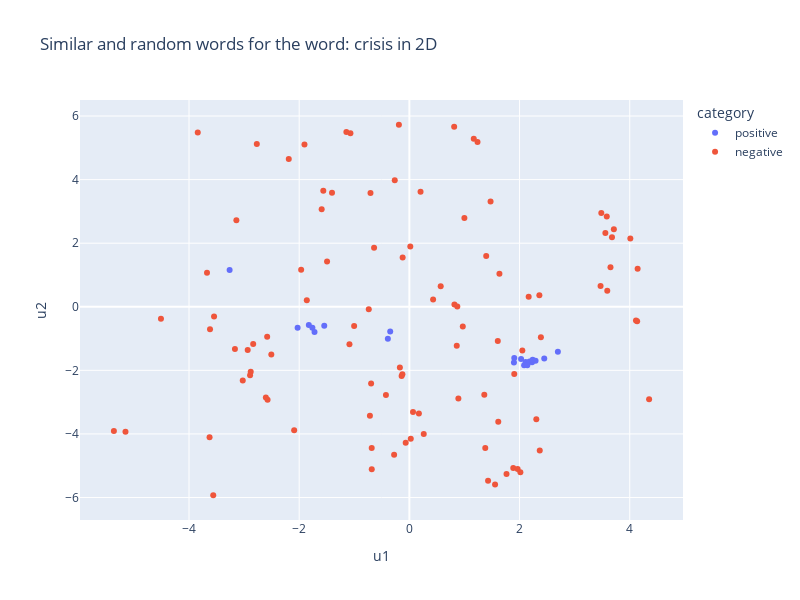

This figure's notebook cell:
### Markdown cell above
Now, we combine these techniques and plot two dimensional representations for similar and random words. In the example below, we look for the $20$ most similar words of the word "crisis". We generate two dimensional representations for the corresponding word vectors by transforming the original $300$ dimensional vectors with the umap dimensionality reduction model. The same thing is done for $100$ randomly selected words. The resulting vectors can be viszalized in the scatter plot below.

### Code cell
import plotly.express as px

def plot_similar_words_2d(word, n_words, word_vectors, reducer, rnd_state = 42):
    most_sim_words = word_vectors.most_similar(word, topn = n_words)
    positive_words = [element[0] for element in most_sim_words]
    positive_words_2d = reducer.transform(word_vectors[positive_words])
    positive_words_2d_df = pd.DataFrame(positive_words_2d, index = positive_words, columns = ["u1", "u2"])
    positive_words_2d_df.loc[:, "category"] = "positive"

    positive_indices = [word_vectors.key_to_index[positive_word] for positive_word in positive_words]
    negative_indices = [i for i in range(len(word_vectors)) if not(i in positive_indices)]
    np.random.seed(rnd_state)
    negative_words_indices = np.random.choice(negative_indices, 5 * n_words, replace = False).tolist()
    negative_words = [word_vectors.index_to_key[negative_words_index] for negative_words_index in negative_words_indices]
    negative_words_2d = reducer.transform(word_vectors[negative_words_indices])
    negative_words_2d_df = pd.DataFrame(negative_words_2d, index = negative_words, columns = ["u1", "u2"])
    negative_words_2d_df.loc[:, "category"] = "negative"

    words_2d = pd.concat((positive_words_2d_df, negative_words_2d_df))

    fig = px.scatter(words_2d, x = "u1", y = "u2", color = "category", hover_name = words_2d.index, width = 800, height = 600, title = f"Similar and random words for the word: {word} in 2D")
    return fig

fig = plot_similar_words_2d("crisis", 20, google_word_vectors, dim_reducer)
fig.show()

### Figure 1 — Plotly figure (JSON) as saved in the notebook; plotly's stock layout.template omitted (floating-point values rounded to 4 significant figures)
{"data": [{"hovertemplate": "<b>%{hovertext}</b><br><br>category=positive<br>u1=%{x}<br>u2=%{y}<extra></extra>", "hovertext": ["crises", "turmoil", "meltdown", "credit_crunch", "crisis.The", "recession", "downturn", "subprime_mortgage_crisis", "economic_downturn", "liquidity_crunch", "crisi", "upheaval", "turmoil_engulfing", "crunch", "calamity", "contagion", "malaise_gripping", "upheavals", "subprime_mortgage_meltdown", "recesssion"], "legendgroup": "positive", "marker": {"color": "#636efa", "symbol": "circle"}, "mode": "markers", "name": "positive", "orientation": "v", "showlegend": true, "type": "scatter", "x": [-1.76, -1.722, 2.083, 2.11, 2.448, 2.028, 2.183, 2.227, 1.898, 2.696, -3.263, -1.825, -1.545, -0.3479, -0.3906, 2.238, 1.904, -2.029, 2.14, 2.291], "xaxis": "x", "y": [-0.6567, -0.7908, -1.838, -1.738, -1.629, -1.641, -1.719, -1.744, -1.754, -1.418, 1.155, -0.5772, -0.5994, -0.7785, -1.005, -1.666, -1.614, -0.6572, -1.839, -1.701], "yaxis": "y"}, {"hovertemplate": "<b>%{hovertext}</b><br><br>category=negative<br>u1=%{x}<br>u2=%{y}<extra></extra>", "hovertext": ["Fertittas", "Susannah_Meadows", "General_Yoshio_Utsumi", "Kyonggi_Province", "Mansheim", "Macedonia_Nordonia", "operator_Angkasa_Pura", "Krambach", "Outright_secular", "Cook_Yourself_Thin", "Ganira_Pashayeva", "Peter_Whittall", "BFGoodrich_Baja", "Guernica_Picasso", "Gumtree", "striker_Stuart_Beavon", "Daughter_Remembers", "overbooked_flights", "Tito_Massoud", "Yong_Pyong", "Phebra", "Titlow", "Info_www.tops.org", "granola", "Vladimir_Obradovic", "Djang", "----------_-----------------------------------------------_unaudited", "ImageStation", "Cerro_Grande", "Auggie_Tantillo_executive", "ROLL_OUT_THE", "Combat_Infantryman_Badges", "Thousand_Cranes", "GREEN_PARTY", "##M####", "Toaff", "Clake", "Girbaud", "Solotomo", "Le_Cirque", "Sven_Bruss", "http://www.avanquest.com", "LI", "Zeta_Ophiuchi", "Patient_Monitoring_Market", "Rekong_Peo", "atopic_asthma", "Ocitti", "Zomi_Students_Federation", "Cyngor", "Alisha_Filmore", "heat_exchanger_ruptured", "Golden_Pin_Lanes", "Jillie", "Ti_Logistics_Briefing", "Noor_Azam", "BIAM_auditorium", "Drapers_features", "Anastazia_Kuzmina", "Throne_Holst", "Laura_Grevas_Worthington", "mantling", "WE_Thu", "Steve_Chealander", "TT_X_TRADER", "Be_Exhumed", "Picardi", "Daejeon", "Deluxe_Rooms", "Franco_Prussian_War", "ClearBlack_display", "shampoo_contraceptives", "Bukit_Payong", "Deborah_Jeon", "Raj_Thackerey", "Sub_Swara", "Quartermaster_Corps", "Dichello_Distributors", "Irawati", "MCF####", "Oquaye", "SFA_disciplinary", "GameZnFlix", "Rube_Waddell", "Sholom_Aleichem", "Engagement_Rumors", "wakame", "LVDS_transmitter", "director_Jesus_Puc", "Athletic_Bilbao_Atletico_Madrid", "Vijay_Kannan", "Group_JSE_NED", "Wellesley_Wenham_West", "Don_DeFord", "MAp_airports", "fecal_coli", "King_Athelstan", "Jorge_Mario_Bergoglio", "Tirumalasetti", "Airbus_A###/A###_aircraft"], "legendgroup": "negative", "marker": {"color": "#EF553B", "symbol": "circle"}, "mode": "markers", "name": "negative", "orientation": "v", "showlegend": true, "type": "scatter", "x": [1.904, -2.091, 2.359, 4.134, -1.562, -2.189, 0.01671, 1.474, 0.0662, -3.024, 2.165, 2.387, 2.015, -2.835, 1.36, 1.237, -3.166, 0.8599, 1.635, -1.07, 2.304, -1.404, -0.7162, -2.574, -1.904, -0.7057, -3.56, 1.428, -1.002, 1.605, -5.363, 0.818, -3.545, -5.153, 1.886, 1.395, -0.2654, -2.88, 4.351, -2.892, -3.14, 0.173, -1.494, 0.2608, 0.8896, 4.011, -0.6828, 3.65, 3.678, -3.673, -2.769, -0.0666, -1.964, 0.2027, -0.4255, 3.47, 3.557, -0.1266, -1.143, -0.6405, -0.1411, 0.02531, -0.6946, 0.9696, 1.378, -1.088, -1.592, 4.113, -1.862, -2.581, 1.556, -0.2771, 3.592, 0.5686, 3.712, -4.509, 0.8699, -2.506, 3.484, 1.965, 4.143, 1.169, 1.614, -3.841, -3.619, -2.935, -2.605, 1.763, 0.4306, 0.813, -0.1901, -0.1726, -3.627, -0.122, 2.051, -0.6836, 0.9987, -0.7371, 3.583, 2.366], "xaxis": "x", "y": [-2.118, -3.883, 0.3641, -0.4527, 3.646, 4.646, 1.895, 3.309, -3.309, -2.32, 0.3134, -0.9613, -5.205, -1.17, -2.771, 5.182, -1.327, -1.225, 1.039, 5.459, -3.535, 3.59, -3.426, -2.925, 5.108, 3.576, -5.93, -5.47, -0.6029, -1.08, -3.909, 0.07329, -0.3049, -3.933, -5.072, 1.594, 3.984, -2.042, -2.906, -2.158, 2.72, -3.354, 1.427, -4.0, -2.882, 2.148, -5.115, 1.246, 2.19, 1.067, 5.119, -4.276, 1.162, 3.619, -2.775, 0.6496, 2.324, -2.123, 5.498, 1.853, -2.179, -4.152, -2.416, -0.6208, -4.444, -1.183, 3.068, -0.4328, 0.2062, -0.9399, -5.593, -4.655, 0.5035, 0.6442, 2.437, -0.3776, 0.009814, -1.498, 2.951, -5.1, 1.193, 5.284, -3.615, 5.484, -0.7092, -1.361, -2.852, -5.263, 0.2282, 5.661, 5.726, -1.907, -4.108, 1.553, -1.376, -4.441, 2.795, -0.07721, 2.843, -4.52], "yaxis": "y"}], "layout": {"height": 600, "legend": {"title": {"text": "category"}, "tracegroupgap": 0}, "title": {"text": "Similar and random words for the word: crisis in 2D"}, "width": 800, "xaxis": {"anchor": "y", "domain": [0, 1], "title": {"text": "u1"}}, "yaxis": {"anchor": "x", "domain": [0, 1], "title": {"text": "u2"}}}}
